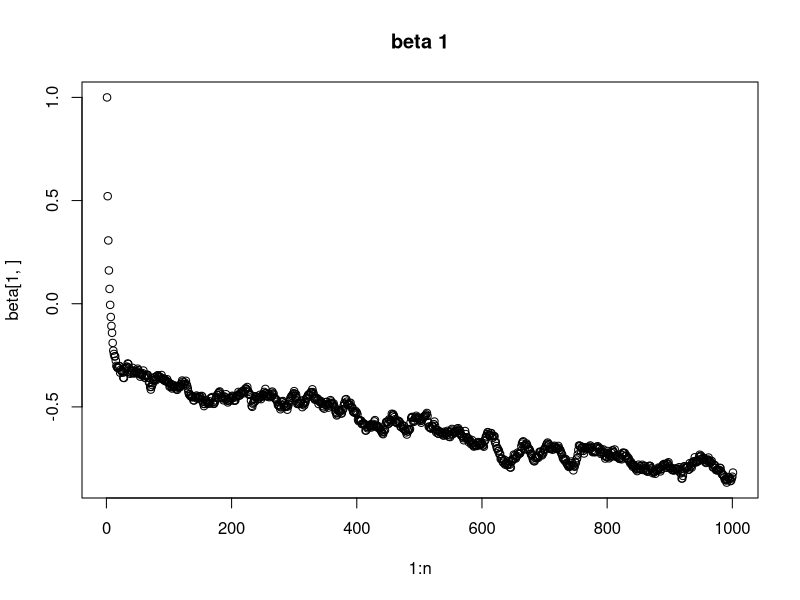
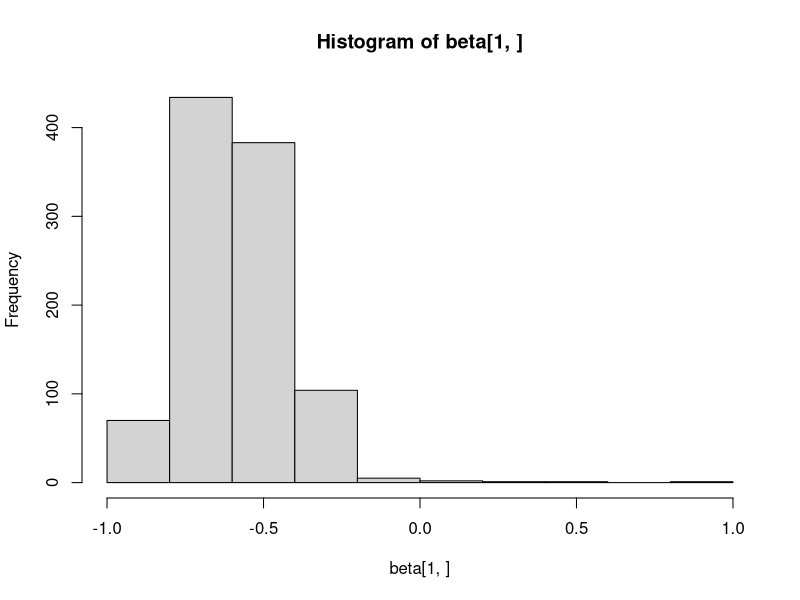
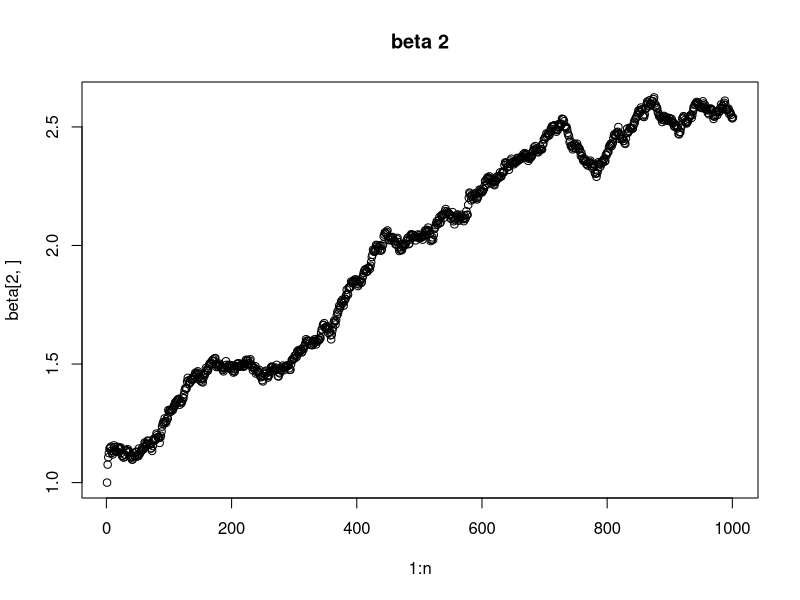
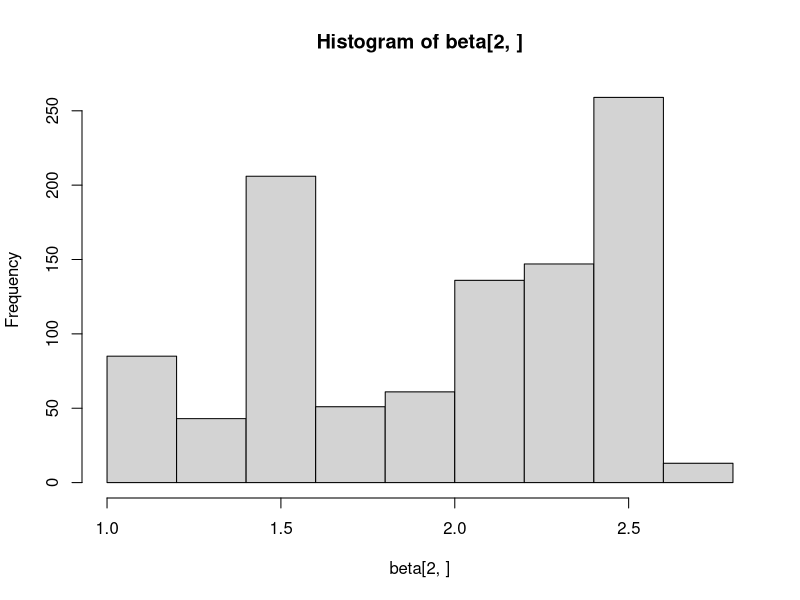
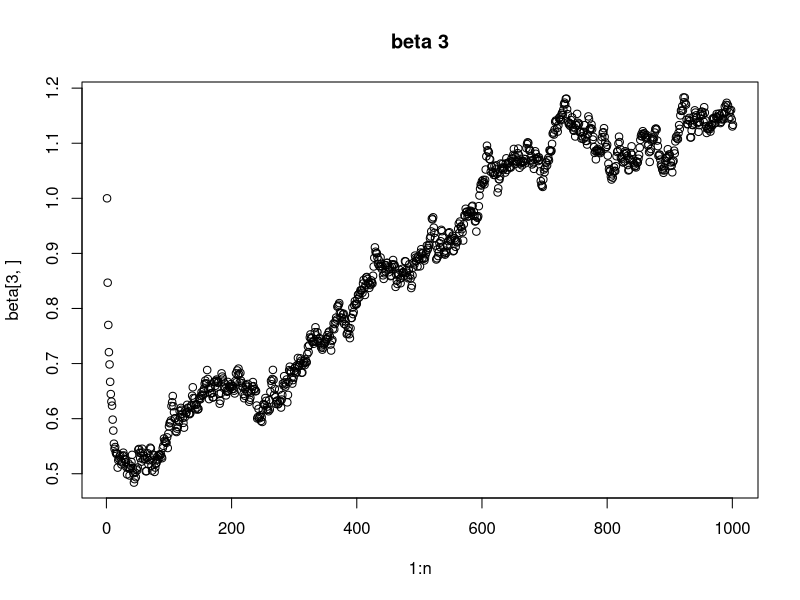
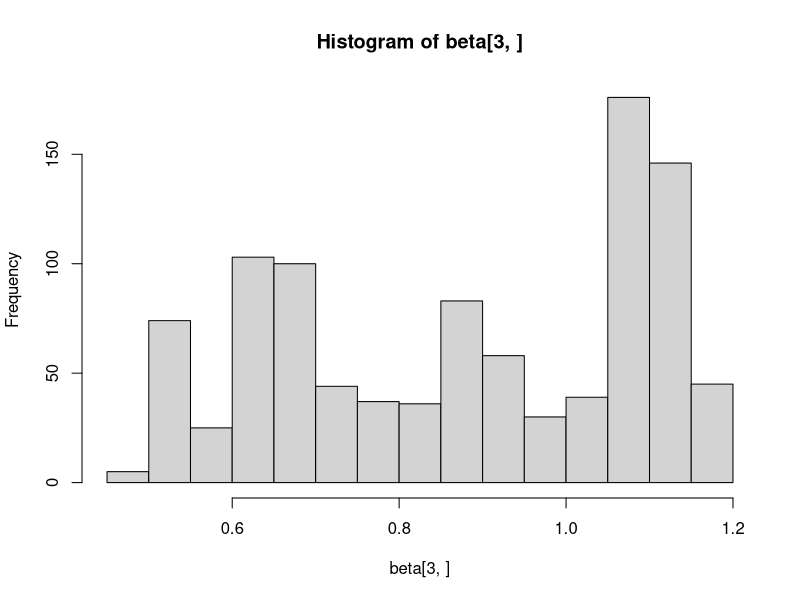
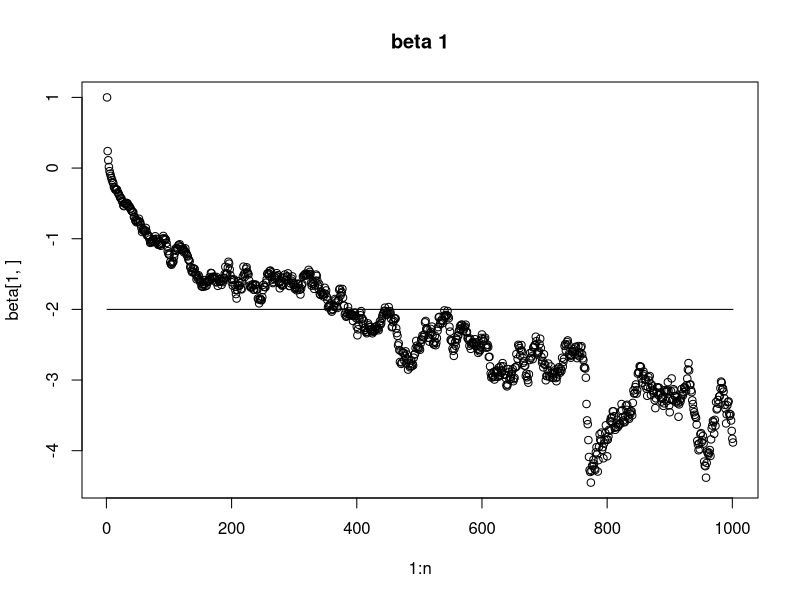
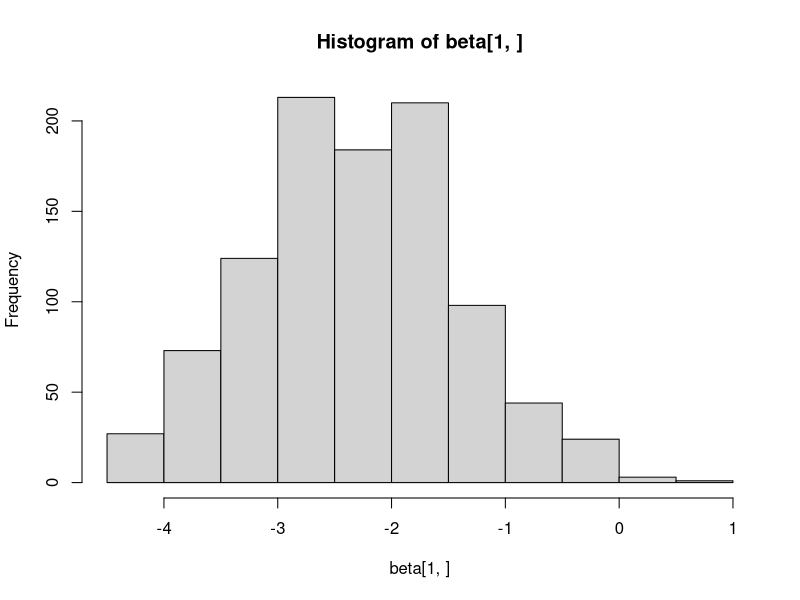

Reproduce these figures in R, in order.
rm(list=ls())
library(MASS)
library(truncnorm)

simulate_data = function(beta, nr){
  Z = numeric(nr)
  V = matrix(rnorm(nr*length(beta), 0, 4), nrow=nr, ncol=length(beta))
  prob = pnorm(V%*%beta)
  for (i in 1:length(prob))
    Z[i] = rbinom(1,1,prob[i])
  list(Z=Z, V=V)
}

DA_algorithm = function(beta_0, V, Z, niter){
  Y = numeric(length(Z))
  beta = matrix(nrow=length(beta), ncol=niter+1)
  beta[,1] = beta_0
  cov_beta = solve(t(V)%*%V)
  
  for(j in 1:niter){
    
    Y[Z==0] = rtruncnorm(sum(Z==0), b=0, mean=V[Z==0,]%*%beta[,j], sd=1)
    Y[Z==1] = rtruncnorm(sum(Z==1), a=0, mean=V[Z==1,]%*%beta[,j], sd=1)
    # for(i in 1:length(Z)){
    #   if(Z[i]==0)
    #     Y[i] = rtruncnorm(1, b=0, mean=V[i,]%*%beta[,j], sd=1)
    #   if(Z[i]==1)
    #     Y[i] = rtruncnorm(1, a=0, mean=V[i,]%*%beta[,j], sd=1)
    # }
    #print(V[i,]%*%beta[,j])
    
    beta_hat = cov_beta%*%t(V)%*%Y
    
    beta[,j+1] = mvrnorm(1, beta_hat, cov_beta)
    if(j%%10000==0)
      print(beta[,j])
  }
  
  return(beta)
}

diagnostics = function(true_beta, beta){
  n = ncol(beta)
  new_beta = beta[,floor(n*0.1):n]
  beta_ordered = matrix(ncol=dim(new_beta)[2] , nrow=dim(new_beta)[1])
  result = list()
  
  #create trace plots
  
  plot(1:n, beta[1,], main="beta 1")
  lines(1:n, rep(true_beta[1], n), type="l")
  hist(beta[1,])
  
  plot(1:n, beta[2,], main="beta 2")
  lines(1:n, rep(true_beta[2],n), type="l")
  hist(beta[2,])
  
  plot(1:n, beta[3,], main="beta 3")
  lines(1:n, rep(true_beta[3],n), type="l")
  hist(beta[3,])
  
  mean = numeric(3)
  lower = numeric(3)
  upper = numeric(3)
  
  #introduce a burnin period of 0.1*n
  
  for(i in 1:3){
    mean[i] = mean(new_beta[i,])
    beta_ordered[i,] = new_beta[i,order(new_beta[i,])]
    
    #quantile based credible interval
    lower[i] = beta_ordered[i, floor(0.05*0.9*n)]
    upper[i] = beta_ordered[i, floor(0.95*0.9*n)]
    
    result[[i]] = c(lower[i], mean[i], upper[i])
  }
  print(result)
}

PXDA_algorithm = function(beta_0, V, Z, niter, alpha, delta){
  m = length(Z)
  Y = numeric(m)
  beta = matrix(nrow=length(beta), ncol=niter+1)
  beta[,1] = beta_0
  
  cov_beta = solve(t(V)%*%V)
  H = V%*%cov_beta%*%t(V)
  I = diag(1, nrow=nrow(H))
  
  u = numeric(1)
  v = numeric(1)
  Y_tilda = numeric(m)
  
  all_u = rgamma(niter, alpha, delta)
  for(j in 1:niter){
    #step 1
    Y[Z==0] = rtruncnorm(sum(Z==0), b=0, mean=V[Z==0,]%*%beta[,j], sd=1)
    Y[Z==1] = rtruncnorm(sum(Z==1), a=0, mean=V[Z==1,]%*%beta[,j], sd=1)
    # for(i in 1:m){
    #   if(Z[i]==0)
    #     Y[i] = rtruncnorm(1, b=0, mean=V[i,]%*%beta[,j], sd=1)
    #   if(Z[i]==1)
    #     Y[i] = rtruncnorm(1, a=0, mean=V[i,]%*%beta[,j], sd=1)
    # }

    #step 2
    u = all_u[j]
    Y_tilda = Y / sqrt(u)
    v = rgamma(1, (m/2 + alpha), (t(Y_tilda)%*%(I-H)%*%Y_tilda)/2 + delta)
    
    Y_prim = sqrt(v)*Y_tilda
    
    #step 3
    beta_hat = cov_beta%*%t(V)%*%Y_prim
    
    beta[,j+1] = mvrnorm(1, beta_hat, cov_beta)
    if(j%%10000==0)
      print(beta[,j])
  }
  
  return(beta)
}

#Generate test data
set.seed(13)
beta = matrix(c(-2, 7, 3), ncol=1) # a column vector of regression coefficients
nr = 1000
test_data = simulate_data(beta, nr)

#DA algorithm
beta_0 = matrix(c(1,1,1), ncol=1)
niter=1000
beta_DA = DA_algorithm(beta_0, V=test_data[[2]], Z = test_data[[1]], niter)
#Diagnostic DA algorithm
diagnostics(c(-2,7,3), beta_DA)

#PX-DA Algorithm
beta_0 = matrix(c(1,1,1), ncol=1)
niter=1000
alpha = 5
delta = 1
beta_PXDA = PXDA_algorithm(beta_0, V=test_data[[2]], Z = test_data[[1]], niter, alpha, delta)
#Diagnostic PX-DA Algorithm
diagnostics(c(-2,7,3), beta_PXDA)
